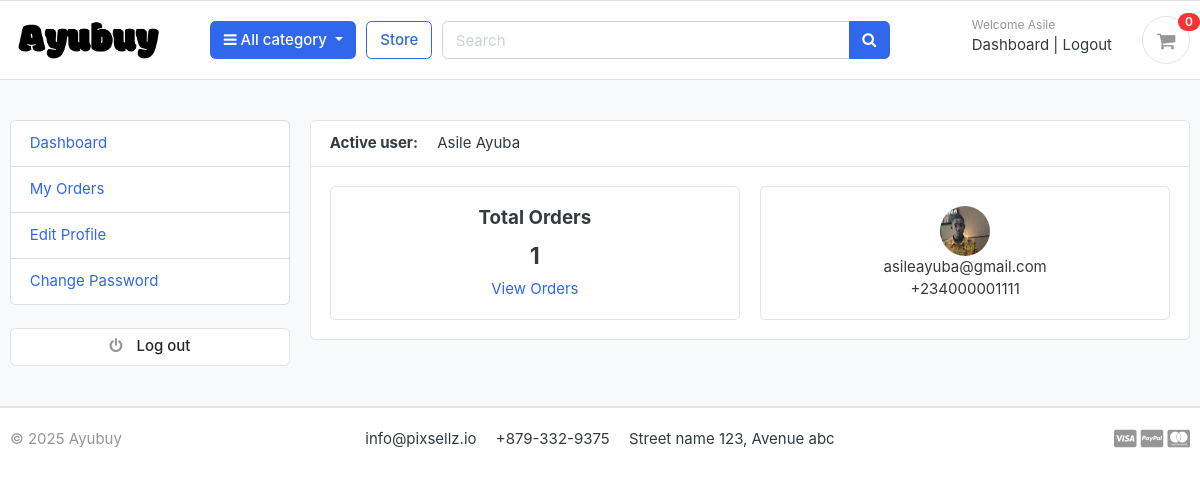
Screenshot of /accounts/dashboard/ (signed in) with the database file from the repository.
### accounts/models.py (models this page shows, shortened)
class Account(AbstractBaseUser):
    first_name = models.CharField(max_length=50)
    last_name = models.CharField(max_length=50)
    username = models.CharField(max_length=50, unique=True)
    email = models.EmailField(max_length=100, unique=True)
    phone_number = models.CharField(max_length=50)
    date_joined = models.DateTimeField(auto_now_add=True)  # Automatically sets on user creation
    last_login = models.DateTimeField(auto_now_add=True)  # Updates on each login
    is_admin = models.BooleanField(default=False)  # Admin users
    is_staff = models.BooleanField(default=False)  # Staff members
    is_active = models.BooleanField(default=False)  # Active user status
    is_superadmin = models.BooleanField(default=False)  # Superuser privileges
    USERNAME_FIELD = 'email'  # Login identifier
    REQUIRED_FIELDS = ['username', 'first_name', 'last_name']  # Additional required fields
    objects = MyAccountManager()  # Attach custom manager
    def full_name(self):
        return f'{self.first_name} {self.last_name}'

class UserProfile(models.Model):
    user = models.OneToOneField(Account, on_delete=models.CASCADE)
    address_line_1 = models.CharField(blank=True, max_length=100)
    address_line_2 = models.CharField(blank=True, max_length=100)
    profile_picture = models.ImageField(blank=True, upload_to='userprofile')
    city = models.CharField(blank=True, max_length=20)
    state = models.CharField(blank=True, max_length=20)
    country = models.CharField(blank=True, max_length=20)

### accounts/views.py (the view)
# urls.py: path('dashboard/', views.dashboard, name="dashboard"),
@login_required(login_url= 'login')
def dashboard(request):
    orders = Order.objects.order_by('-created_at').filter(user_id=request.user.id, is_ordered=True)
    order_count =orders.count()
    userprofile = UserProfile.objects.get(user_id=request.user.id)
    context = {
        "order_count": order_count,
        "userprofile": userprofile,
    }
    return render(request, 'accounts/dashboard.html', context)

### carts/context_processors.py (called while the page is built)
def counter(request):
    cart_count = 0  # Initialize cart item count
    if 'admin' in request.path:
        return {}
    else:
        try:
            cart = Cart.objects.filter(cart_id=_cart_id(request))
            if request.user.is_authenticated:
                cart_items = CartItem.objects.all().filter(user=request.user)
            else:
                cart_items = CartItem.objects.all().filter(cart=cart[:1])
            for cart_item in cart_items:
                cart_count += cart_item.quantity
        except Cart.DoesNotExist:
            cart_count = 0  # If no cart exists, set cart_count to 0
    return dict(cart_count=cart_count)  # Return cart count as a dictionary for template usage

### carts/views.py (called while the page is built)
def _cart_id(request):
    if not request.session.session_key:
        request.session.create()
    return request.session.session_key

### category/context_processors.py (called while the page is built)
def menu_links(request):
    links = Category.objects.all()  # Retrieve all category objects
    return {'links': links}  # Return as a dictionary for template context

### category/models.py (called while the page is built)
    def get_url(self):
        return reverse('products_by_category', args=[self.slug])

### templates/accounts/dashboard.html (shortened to what this page needs)
{% extends "base.html" %}
{% block content %}
<section class="section-conten padding-y bg">
    <div class="container">
        <div class="row">
        {% include "includes/dashboard_sidebar.html" %}
        <main class="col-md-9">
            <article class="card">
            <header class="card-header">
                <strong class="d-inline-block mr-3"> Active user: </strong>
                <span>{{ user.full_name }}</span>
            </header>
            <div class="card-body">
                <div class="row">
                    <div class="col-md-6">
                        <div class="card">
                            <div class="card-body" style="text-align: center;">
                                <h5 class="card-title"> Total Orders </h5>
                                <h4>{{order_count}}</h4>
                                <a href="{% url 'my_orders' %}"> View Orders </a>
                            </div>
                        </div>
                    </div>
                    <div class="col-md-6">
                        <div class="card">
                            <div class="card-body" style="text-align: center;">
                                <img src="{{userprofile.profile_picture.url}}" alt="User Profile Picture" width="50" height="50" style="border-radius: 50%;">
                                <p class="mb-0">{{ user.email}}</p>
                                <p> {{ user.phone_number}}</p>
                            </div>
                        </div>
                    </div>
                </div>
            </div>
            </article>
        </main>
    </div>
    </div>
    </section>
{% endblock content %}

### templates/includes/navbar.html (shortened to what this page needs)
{% load static %}
<header class="section-header">
    <section class="header-main border-bottom">
        <div class="container">
    <div class="row align-items-center">
        <div class="col-lg-2 col-md-3 col-6">
            <a href="{% url 'home' %}" class="brand-wrap">
                <img class="logo" src="{% static './images/logo.png' %}">
            </a>
        </div>
        <div class="col-lg col-sm col-md col-6 flex-grow-0">
            <div class="category-wrap dropdown d-inline-block float-right">
                <button type="button" class="btn btn-primary dropdown-toggle" data-toggle="dropdown">
                    <i class="fa fa-bars"></i> All category
                </button>
            </div>
        </div>
        <a href="{% url 'store' %}" class="btn btn-outline-primary">Store</a>
        <div class="col-lg  col-md-6 col-sm-12 col">
            <form action="{% url 'search' %}" class="search" method="GET">
                <div class="input-group w-100">
                    <input type="text" class="form-control" style="width:60%;" placeholder="Search" name="keyword">
                    <div class="input-group-append">
                      <button class="btn btn-primary" type="submit">
                        <i class="fa fa-search"></i>
                      </button>
                    </div>
                </div>
            </form>
        </div>
        <div class="col-lg-3 col-sm-6 col-8 order-2 order-lg-3">
                    <div class="d-flex justify-content-end mb-3 mb-lg-0">
                        {% if user.id is None %}
                        <div class="widget-header">
                            <small class="title text-muted">Welcome guest!</small>
                            <div>
                                <a href="{% url 'login' %}">Sign in</a> <span class="dark-transp"> | </span>
                                <a href="{% url 'register' %}"> Register</a>
                            </div>
                        </div>
                        {% else %}
                        <div class="widget-header">
                            <small class="title text-muted">Welcome {{ user.first_name }}</small>
                            <div>
                                <a href="{% url 'dashboard' %}">Dashboard</a> <span class="dark-transp"> | </span>
                                <a href="{% url 'logout' %}"> Logout</a>
                            </div>
                        </div>
                        {% endif %}
                        <a href="{% url 'cart' %}" class="widget-header pl-3 ml-3">
                            <div class="icon icon-sm rounded-circle border"><i class="fa fa-shopping-cart"></i></div>
                            <span class="badge badge-pill badge-danger notify">{{ cart_count }}</span>
                        </a>
                    </div>
                </div>
    </div>
        </div>
    </section>
    </header>

### ayubuy/static/css/ui.css (style rules this page uses)
html { font-family: "Inter", sans-serif; font-size: 15px; }
.icon-xs, .icon-sm, .icon-md, .icon-lg { display: inline-block; text-align: center; flex-shrink: 0; flex-grow: 0; }
.icon-sm { width: 48px; height: 48px; line-height: 48px !important; font-size: 20px; }
.padding-y { padding-top: 40px; padding-bottom: 40px; }
article:after, .form-group:after { display: block; clear: both; content: ""; }
.bg { background-color: #f8f9fa; }
p:last-child { margin-bottom: 0; }
.header-main { position: relative; padding-top: 1rem; padding-bottom: 1rem; }
.brand-wrap .logo, .navbar-brand .logo { margin-right: 7px; max-height: 42px; display: inline-block; }
.widget-header { display: inline-block; vertical-align: middle; position: relative; }
.widget-header a { color: #343a40; }
.widget-header i { color: #969696; }
.widget-header .title { display: block; }
.widget-header .notify { position: absolute; top: -3px; right: -10px; }
.notify { position: absolute; top: -4px; right: -10px; display: inline-block; padding: 0.25em 0.6em; font-size: 12px; line-height: 1; text-align: center; border-radius: 3rem; color: #fff; background-color: #fa3434; }

### rows the page displays
Account: first_name "Asile", full_name "Asile Ayuba", email "asileayuba@gmail.com", phone_number "+234000001111"
UserProfile: profile_picture (picture)

### other values shown
{{ cart_count }} "0"
{{ order_count }} "1"
